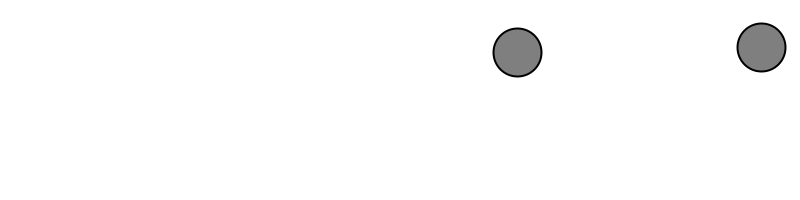
Frame 1 (no input)
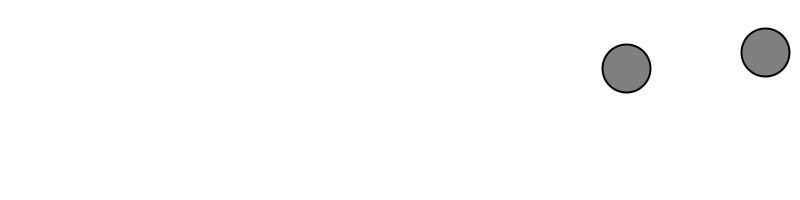
Frame 60 (the mouse pressed at the canvas centre just before this capture)
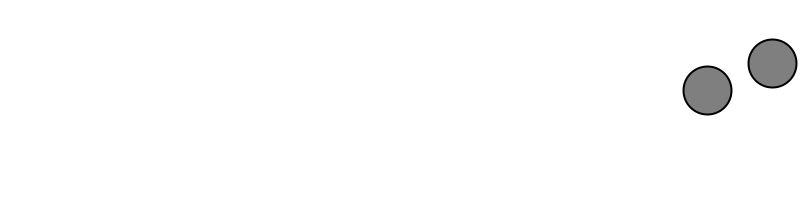
Frame 120 (the mouse held since frame 60 and released just before this capture)

The Processing sketch that drew these frames (run headless with seeded random() and noise(); from frame 60 on, the mouse is pressed at the canvas centre):

// Processing sketch: BallMoverForces
// ── BallMoverForces.pde
Mover m;
Mover m2;

void setup() {
  size(800,200);
  smooth();
  m = new Mover();
  m2 = new Mover();
}

void draw() {
  background(255);

  PVector wind = new PVector(0.9,0.3);
  PVector gravity = new PVector(0,0.9);
  m.applyForce(wind);
  m.applyForce(gravity);
  
  m2.applyForce(wind);
  m2.applyForce(gravity);

  m.run();
  m2.run();

}

// ── Mover.pde
class Mover {

  PVector location;
  PVector velocity;
  PVector acceleration;
  float mass;

  Mover() {
    location = new PVector(random(0,width),random(0,height));
    velocity = new PVector(0,0);
    acceleration = new PVector(0,0);
    mass = 3;
  }
  
  void applyForce(PVector force) {
    PVector f = PVector.div(force,mass);  // Force/Mass
    acceleration.add(f);
  }


  void run(){
    update();
    checkEdges();
    render(); 
  }


  private void update() {
    velocity.add(acceleration);
    location.add(velocity);
    acceleration.mult(0);  // Since the acceleration corresponds to the force, need to be set up to 0 each cycle
  }

  private void render() {
    stroke(0);
    strokeWeight(2);
    fill(127);
    ellipse(location.x,location.y,48,48);
  }
  
 
  void checkEdges() {

    if (location.x > width) {
      location.x = width;
      velocity.x *= -1;    // bouncing
    } else if (location.x < 0) {
      velocity.x *= -1;
      location.x = 0;
    }

    if (location.y > height) {
      velocity.y *= -1;    // bouncing
      location.y = height;
    }
  }
}
